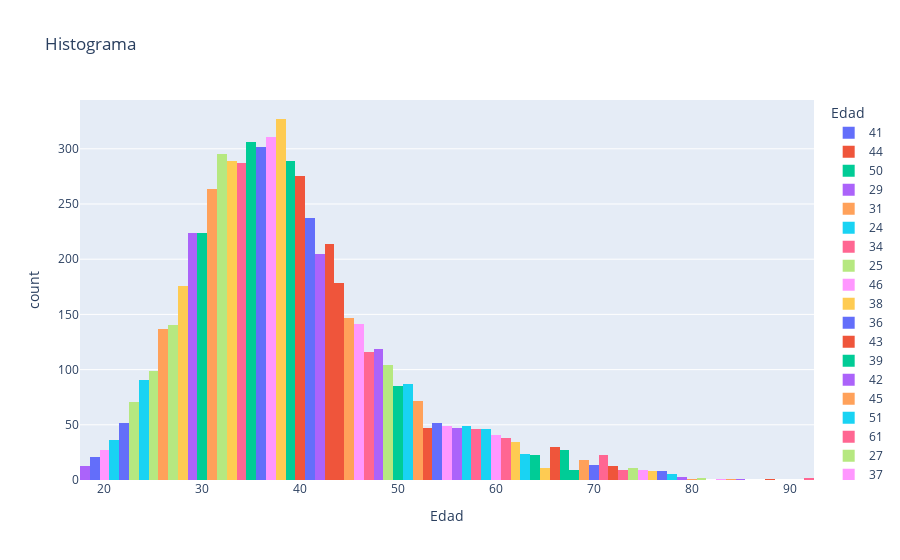

Notebook code cell kept with this figure:
### Code cell
#Histograma
fig = px.histogram(df, x='Edad', title='Histograma',color="Edad")
fig.show()

### Figure 1 — Plotly figure (JSON) as saved in the notebook; plotly's stock layout.template omitted (floating-point values rounded to 4 significant figures; data arrays with more than 128 entries replaced by an {"elided": "..."} marker saying what was removed)
{"data": [{"alignmentgroup": "True", "bingroup": "x", "hovertemplate": "Edad=%{x}<br>count=%{y}<extra></extra>", "legendgroup": "41", "marker": {"color": "#636efa", "pattern": {"shape": ""}}, "name": "41", "offsetgroup": "41", "orientation": "v", "showlegend": true, "type": "histogram", "x": {"elided": "237 int values"}, "xaxis": "x", "yaxis": "y"}, {"alignmentgroup": "True", "bingroup": "x", "hovertemplate": "Edad=%{x}<br>count=%{y}<extra></extra>", "legendgroup": "44", "marker": {"color": "#EF553B", "pattern": {"shape": ""}}, "name": "44", "offsetgroup": "44", "orientation": "v", "showlegend": true, "type": "histogram", "x": {"elided": "178 int values"}, "xaxis": "x", "yaxis": "y"}, {"alignmentgroup": "True", "bingroup": "x", "hovertemplate": "Edad=%{x}<br>count=%{y}<extra></extra>", "legendgroup": "50", "marker": {"color": "#00cc96", "pattern": {"shape": ""}}, "name": "50", "offsetgroup": "50", "orientation": "v", "showlegend": true, "type": "histogram", "x": [50, 50, 50, 50, 50, 50, 50, 50, 50, 50, 50, 50, 50, 50, 50, 50, 50, 50, 50, 50, 50, 50, 50, 50, 50, 50, 50, 50, 50, 50, 50, 50, 50, 50, 50, 50, 50, 50, 50, 50, 50, 50, 50, 50, 50, 50, 50, 50, 50, 50, 50, 50, 50, 50, 50, 50, 50, 50, 50, 50, 50, 50, 50, 50, 50, 50, 50, 50, 50, 50, 50, 50, 50, 50, 50, 50, 50, 50, 50, 50, 50, 50, 50, 50, 50], "xaxis": "x", "yaxis": "y"}, {"alignmentgroup": "True", "bingroup": "x", "hovertemplate": "Edad=%{x}<br>count=%{y}<extra></extra>", "legendgroup": "29", "marker": {"color": "#ab63fa", "pattern": {"shape": ""}}, "name": "29", "offsetgroup": "29", "orientation": "v", "showlegend": true, "type": "histogram", "x": {"elided": "224 int values"}, "xaxis": "x", "yaxis": "y"}, {"alignmentgroup": "True", "bingroup": "x", "hovertemplate": "Edad=%{x}<br>count=%{y}<extra></extra>", "legendgroup": "31", "marker": {"color": "#FFA15A", "pattern": {"shape": ""}}, "name": "31", "offsetgroup": "31", "orientation": "v", "showlegend": true, "type": "histogram", "x": {"elided": "264 int values"}, "xaxis": "x", "yaxis": "y"}, {"alignmentgroup": "True", "bingroup": "x", "hovertemplate": "Edad=%{x}<br>count=%{y}<extra></extra>", "legendgroup": "24", "marker": {"color": "#19d3f3", "pattern": {"shape": ""}}, "name": "24", "offsetgroup": "24", "orientation": "v", "showlegend": true, "type": "histogram", "x": [24, 24, 24, 24, 24, 24, 24, 24, 24, 24, 24, 24, 24, 24, 24, 24, 24, 24, 24, 24, 24, 24, 24, 24, 24, 24, 24, 24, 24, 24, 24, 24, 24, 24, 24, 24, 24, 24, 24, 24, 24, 24, 24, 24, 24, 24, 24, 24, 24, 24, 24, 24, 24, 24, 24, 24, 24, 24, 24, 24, 24, 24, 24, 24, 24, 24, 24, 24, 24, 24, 24, 24, 24, 24, 24, 24, 24, 24, 24, 24, 24, 24, 24, 24, 24, 24, 24, 24, 24, 24, 24], "xaxis": "x", "yaxis": "y"}, {"alignmentgroup": "True", "bingroup": "x", "hovertemplate": "Edad=%{x}<br>count=%{y}<extra></extra>", "legendgroup": "34", "marker": {"color": "#FF6692", "pattern": {"shape": ""}}, "name": "34", "offsetgroup": "34", "orientation": "v", "showlegend": true, "type": "histogram", "x": {"elided": "287 int values"}, "xaxis": "x", "yaxis": "y"}, {"alignmentgroup": "True", "bingroup": "x", "hovertemplate": "Edad=%{x}<br>count=%{y}<extra></extra>", "legendgroup": "25", "marker": {"color": "#B6E880", "pattern": {"shape": ""}}, "name": "25", "offsetgroup": "25", "orientation": "v", "showlegend": true, "type": "histogram", "x": [25, 25, 25, 25, 25, 25, 25, 25, 25, 25, 25, 25, 25, 25, 25, 25, 25, 25, 25, 25, 25, 25, 25, 25, 25, 25, 25, 25, 25, 25, 25, 25, 25, 25, 25, 25, 25, 25, 25, 25, 25, 25, 25, 25, 25, 25, 25, 25, 25, 25, 25, 25, 25, 25, 25, 25, 25, 25, 25, 25, 25, 25, 25, 25, 25, 25, 25, 25, 25, 25, 25, 25, 25, 25, 25, 25, 25, 25, 25, 25, 25, 25, 25, 25, 25, 25, 25, 25, 25, 25, 25, 25, 25, 25, 25, 25, 25, 25, 25], "xaxis": "x", "yaxis": "y"}, {"alignmentgroup": "True", "bingroup": "x", "hovertemplate": "Edad=%{x}<br>count=%{y}<extra></extra>", "legendgroup": "46", "marker": {"color": "#FF97FF", "pattern": {"shape": ""}}, "name": "46", "offsetgroup": "46", "orientation": "v", "showlegend": true, "type": "histogram", "x": {"elided": "141 int values"}, "xaxis": "x", "yaxis": "y"}, {"alignmentgroup": "True", "bingroup": "x", "hovertemplate": "Edad=%{x}<br>count=%{y}<extra></extra>", "legendgroup": "38", "marker": {"color": "#FECB52", "pattern": {"shape": ""}}, "name": "38", "offsetgroup": "38", "orientation": "v", "showlegend": true, "type": "histogram", "x": {"elided": "327 int values"}, "xaxis": "x", "yaxis": "y"}, {"alignmentgroup": "True", "bingroup": "x", "hovertemplate": "Edad=%{x}<br>count=%{y}<extra></extra>", "legendgroup": "36", "marker": {"color": "#636efa", "pattern": {"shape": ""}}, "name": "36", "offsetgroup": "36", "orientation": "v", "showlegend": true, "type": "histogram", "x": {"elided": "302 int values"}, "xaxis": "x", "yaxis": "y"}, {"alignmentgroup": "True", "bingroup": "x", "hovertemplate": "Edad=%{x}<br>count=%{y}<extra></extra>", "legendgroup": "43", "marker": {"color": "#EF553B", "pattern": {"shape": ""}}, "name": "43", "offsetgroup": "43", "orientation": "v", "showlegend": true, "type": "histogram", "x": {"elided": "214 int values"}, "xaxis": "x", "yaxis": "y"}, {"alignmentgroup": "True", "bingroup": "x", "hovertemplate": "Edad=%{x}<br>count=%{y}<extra></extra>", "legendgroup": "39", "marker": {"color": "#00cc96", "pattern": {"shape": ""}}, "name": "39", "offsetgroup": "39", "orientation": "v", "showlegend": true, "type": "histogram", "x": {"elided": "289 int values"}, "xaxis": "x", "yaxis": "y"}, {"alignmentgroup": "True", "bingroup": "x", "hovertemplate": "Edad=%{x}<br>count=%{y}<extra></extra>", "legendgroup": "42", "marker": {"color": "#ab63fa", "pattern": {"shape": ""}}, "name": "42", "offsetgroup": "42", "orientation": "v", "showlegend": true, "type": "histogram", "x": {"elided": "205 int values"}, "xaxis": "x", "yaxis": "y"}, {"alignmentgroup": "True", "bingroup": "x", "hovertemplate": "Edad=%{x}<br>count=%{y}<extra></extra>", "legendgroup": "45", "marker": {"color": "#FFA15A", "pattern": {"shape": ""}}, "name": "45", "offsetgroup": "45", "orientation": "v", "showlegend": true, "type": "histogram", "x": {"elided": "147 int values"}, "xaxis": "x", "yaxis": "y"}, {"alignmentgroup": "True", "bingroup": "x", "hovertemplate": "Edad=%{x}<br>count=%{y}<extra></extra>", "legendgroup": "51", "marker": {"color": "#19d3f3", "pattern": {"shape": ""}}, "name": "51", "offsetgroup": "51", "orientation": "v", "showlegend": true, "type": "histogram", "x": [51, 51, 51, 51, 51, 51, 51, 51, 51, 51, 51, 51, 51, 51, 51, 51, 51, 51, 51, 51, 51, 51, 51, 51, 51, 51, 51, 51, 51, 51, 51, 51, 51, 51, 51, 51, 51, 51, 51, 51, 51, 51, 51, 51, 51, 51, 51, 51, 51, 51, 51, 51, 51, 51, 51, 51, 51, 51, 51, 51, 51, 51, 51, 51, 51, 51, 51, 51, 51, 51, 51, 51, 51, 51, 51, 51, 51, 51, 51, 51, 51, 51, 51, 51, 51, 51, 51], "xaxis": "x", "yaxis": "y"}, {"alignmentgroup": "True", "bingroup": "x", "hovertemplate": "Edad=%{x}<br>count=%{y}<extra></extra>", "legendgroup": "61", "marker": {"color": "#FF6692", "pattern": {"shape": ""}}, "name": "61", "offsetgroup": "61", "orientation": "v", "showlegend": true, "type": "histogram", "x": [61, 61, 61, 61, 61, 61, 61, 61, 61, 61, 61, 61, 61, 61, 61, 61, 61, 61, 61, 61, 61, 61, 61, 61, 61, 61, 61, 61, 61, 61, 61, 61, 61, 61, 61, 61, 61, 61], "xaxis": "x", "yaxis": "y"}, {"alignmentgroup": "True", "bingroup": "x", "hovertemplate": "Edad=%{x}<br>count=%{y}<extra></extra>", "legendgroup": "27", "marker": {"color": "#B6E880", "pattern": {"shape": ""}}, "name": "27", "offsetgroup": "27", "orientation": "v", "showlegend": true, "type": "histogram", "x": {"elided": "140 int values"}, "xaxis": "x", "yaxis": "y"}, {"alignmentgroup": "True", "bingroup": "x", "hovertemplate": "Edad=%{x}<br>count=%{y}<extra></extra>", "legendgroup": "37", "marker": {"color": "#FF97FF", "pattern": {"shape": ""}}, "name": "37", "offsetgroup": "37", "orientation": "v", "showlegend": true, "type": "histogram", "x": {"elided": "311 int values"}, "xaxis": "x", "yaxis": "y"}, {"alignmentgroup": "True", "bingroup": "x", "hovertemplate": "Edad=%{x}<br>count=%{y}<extra></extra>", "legendgroup": "33", "marker": {"color": "#FECB52", "pattern": {"shape": ""}}, "name": "33", "offsetgroup": "33", "orientation": "v", "showlegend": true, "type": "histogram", "x": {"elided": "289 int values"}, "xaxis": "x", "yaxis": "y"}, {"alignmentgroup": "True", "bingroup": "x", "hovertemplate": "Edad=%{x}<br>count=%{y}<extra></extra>", "legendgroup": "19", "marker": {"color": "#636efa", "pattern": {"shape": ""}}, "name": "19", "offsetgroup": "19", "orientation": "v", "showlegend": true, "type": "histogram", "x": [19, 19, 19, 19, 19, 19, 19, 19, 19, 19, 19, 19, 19, 19, 19, 19, 19, 19, 19, 19, 19], "xaxis": "x", "yaxis": "y"}, {"alignmentgroup": "True", "bingroup": "x", "hovertemplate": "Edad=%{x}<br>count=%{y}<extra></extra>", "legendgroup": "66", "marker": {"color": "#EF553B", "pattern": {"shape": ""}}, "name": "66", "offsetgroup": "66", "orientation": "v", "showlegend": true, "type": "histogram", "x": [66, 66, 66, 66, 66, 66, 66, 66, 66, 66, 66, 66, 66, 66, 66, 66, 66, 66, 66, 66, 66, 66, 66, 66, 66, 66, 66, 66, 66, 66], "xaxis": "x", "yaxis": "y"}, {"alignmentgroup": "True", "bingroup": "x", "hovertemplate": "Edad=%{x}<br>count=%{y}<extra></extra>", "legendgroup": "35", "marker": {"color": "#00cc96", "pattern": {"shape": ""}}, "name": "35", "offsetgroup": "35", "orientation": "v", "showlegend": true, "type": "histogram", "x": {"elided": "306 int values"}, "xaxis": "x", "yaxis": "y"}, {"alignmentgroup": "True", "bingroup": "x", "hovertemplate": "Edad=%{x}<br>count=%{y}<extra></extra>", "legendgroup": "56", "marker": {"color": "#ab63fa", "pattern": {"shape": ""}}, "name": "56", "offsetgroup": "56", "orientation": "v", "showlegend": true, "type": "histogram", "x": [56, 56, 56, 56, 56, 56, 56, 56, 56, 56, 56, 56, 56, 56, 56, 56, 56, 56, 56, 56, 56, 56, 56, 56, 56, 56, 56, 56, 56, 56, 56, 56, 56, 56, 56, 56, 56, 56, 56, 56, 56, 56, 56, 56, 56, 56, 56], "xaxis": "x", "yaxis": "y"}, {"alignmentgroup": "True", "bingroup": "x", "hovertemplate": "Edad=%{x}<br>count=%{y}<extra></extra>", "legendgroup": "26", "marker": {"color": "#FFA15A", "pattern": {"shape": ""}}, "name": "26", "offsetgroup": "26", "orientation": "v", "showlegend": true, "type": "histogram", "x": {"elided": "137 int values"}, "xaxis": "x", "yaxis": "y"}, {"alignmentgroup": "True", "bingroup": "x", "hovertemplate": "Edad=%{x}<br>count=%{y}<extra></extra>", "legendgroup": "21", "marker": {"color": "#19d3f3", "pattern": {"shape": ""}}, "name": "21", "offsetgroup": "21", "orientation": "v", "showlegend": true, "type": "histogram", "x": [21, 21, 21, 21, 21, 21, 21, 21, 21, 21, 21, 21, 21, 21, 21, 21, 21, 21, 21, 21, 21, 21, 21, 21, 21, 21, 21, 21, 21, 21, 21, 21, 21, 21, 21, 21], "xaxis": "x", "yaxis": "y"}, {"alignmentgroup": "True", "bingroup": "x", "hovertemplate": "Edad=%{x}<br>count=%{y}<extra></extra>", "legendgroup": "58", "marker": {"color": "#FF6692", "pattern": {"shape": ""}}, "name": "58", "offsetgroup": "58", "orientation": "v", "showlegend": true, "type": "histogram", "x": [58, 58, 58, 58, 58, 58, 58, 58, 58, 58, 58, 58, 58, 58, 58, 58, 58, 58, 58, 58, 58, 58, 58, 58, 58, 58, 58, 58, 58, 58, 58, 58, 58, 58, 58, 58, 58, 58, 58, 58, 58, 58, 58, 58, 58, 58], "xaxis": "x", "yaxis": "y"}, {"alignmentgroup": "True", "bingroup": "x", "hovertemplate": "Edad=%{x}<br>count=%{y}<extra></extra>", "legendgroup": "32", "marker": {"color": "#B6E880", "pattern": {"shape": ""}}, "name": "32", "offsetgroup": "32", "orientation": "v", "showlegend": true, "type": "histogram", "x": {"elided": "295 int values"}, "xaxis": "x", "yaxis": "y"}, {"alignmentgroup": "True", "bingroup": "x", "hovertemplate": "Edad=%{x}<br>count=%{y}<extra></extra>", "legendgroup": "75", "marker": {"color": "#FF97FF", "pattern": {"shape": ""}}, "name": "75", "offsetgroup": "75", "orientation": "v", "showlegend": true, "type": "histogram", "x": [75, 75, 75, 75, 75, 75, 75, 75, 75], "xaxis": "x", "yaxis": "y"}, {"alignmentgroup": "True", "bingroup": "x", "hovertemplate": "Edad=%{x}<br>count=%{y}<extra></extra>", "legendgroup": "28", "marker": {"color": "#FECB52", "pattern": {"shape": ""}}, "name": "28", "offsetgroup": "28", "orientation": "v", "showlegend": true, "type": "histogram", "x": {"elided": "176 int values"}, "xaxis": "x", "yaxis": "y"}, {"alignmentgroup": "True", "bingroup": "x", "hovertemplate": "Edad=%{x}<br>count=%{y}<extra></extra>", "legendgroup": "22", "marker": {"color": "#636efa", "pattern": {"shape": ""}}, "name": "22", "offsetgroup": "22", "orientation": "v", "showlegend": true, "type": "histogram", "x": [22, 22, 22, 22, 22, 22, 22, 22, 22, 22, 22, 22, 22, 22, 22, 22, 22, 22, 22, 22, 22, 22, 22, 22, 22, 22, 22, 22, 22, 22, 22, 22, 22, 22, 22, 22, 22, 22, 22, 22, 22, 22, 22, 22, 22, 22, 22, 22, 22, 22, 22, 22], "xaxis": "x", "yaxis": "y"}, {"alignmentgroup": "True", "bingroup": "x", "hovertemplate": "Edad=%{x}<br>count=%{y}<extra></extra>", "legendgroup": "40", "marker": {"color": "#EF553B", "pattern": {"shape": ""}}, "name": "40", "offsetgroup": "40", "orientation": "v", "showlegend": true, "type": "histogram", "x": {"elided": "275 int values"}, "xaxis": "x", "yaxis": "y"}, {"alignmentgroup": "True", "bingroup": "x", "hovertemplate": "Edad=%{x}<br>count=%{y}<extra></extra>", "legendgroup": "30", "marker": {"color": "#00cc96", "pattern": {"shape": ""}}, "name": "30", "offsetgroup": "30", "orientation": "v", "showlegend": true, "type": "histogram", "x": {"elided": "224 int values"}, "xaxis": "x", "yaxis": "y"}, {"alignmentgroup": "True", "bingroup": "x", "hovertemplate": "Edad=%{x}<br>count=%{y}<extra></extra>", "legendgroup": "48", "marker": {"color": "#ab63fa", "pattern": {"shape": ""}}, "name": "48", "offsetgroup": "48", "orientation": "v", "showlegend": true, "type": "histogram", "x": [48, 48, 48, 48, 48, 48, 48, 48, 48, 48, 48, 48, 48, 48, 48, 48, 48, 48, 48, 48, 48, 48, 48, 48, 48, 48, 48, 48, 48, 48, 48, 48, 48, 48, 48, 48, 48, 48, 48, 48, 48, 48, 48, 48, 48, 48, 48, 48, 48, 48, 48, 48, 48, 48, 48, 48, 48, 48, 48, 48, 48, 48, 48, 48, 48, 48, 48, 48, 48, 48, 48, 48, 48, 48, 48, 48, 48, 48, 48, 48, 48, 48, 48, 48, 48, 48, 48, 48, 48, 48, 48, 48, 48, 48, 48, 48, 48, 48, 48, 48, 48, 48, 48, 48, 48, 48, 48, 48, 48, 48, 48, 48, 48, 48, 48, 48, 48, 48, 48], "xaxis": "x", "yaxis": "y"}, {"alignmentgroup": "True", "bingroup": "x", "hovertemplate": "Edad=%{x}<br>count=%{y}<extra></extra>", "legendgroup": "52", "marker": {"color": "#FFA15A", "pattern": {"shape": ""}}, "name": "52", "offsetgroup": "52", "orientation": "v", "showlegend": true, "type": "histogram", "x": [52, 52, 52, 52, 52, 52, 52, 52, 52, 52, 52, 52, 52, 52, 52, 52, 52, 52, 52, 52, 52, 52, 52, 52, 52, 52, 52, 52, 52, 52, 52, 52, 52, 52, 52, 52, 52, 52, 52, 52, 52, 52, 52, 52, 52, 52, 52, 52, 52, 52, 52, 52, 52, 52, 52, 52, 52, 52, 52, 52, 52, 52, 52, 52, 52, 52, 52, 52, 52, 52, 52, 52], "xaxis": "x", "yaxis": "y"}, {"alignmentgroup": "True", "bingroup": "x", "hovertemplate": "Edad=%{x}<br>count=%{y}<extra></extra>", "legendgroup": "57", "marker": {"color": "#19d3f3", "pattern": {"shape": ""}}, "name": "57", "offsetgroup": "57", "orientation": "v", "showlegend": true, "type": "histogram", "x": [57, 57, 57, 57, 57, 57, 57, 57, 57, 57, 57, 57, 57, 57, 57, 57, 57, 57, 57, 57, 57, 57, 57, 57, 57, 57, 57, 57, 57, 57, 57, 57, 57, 57, 57, 57, 57, 57, 57, 57, 57, 57, 57, 57, 57, 57, 57, 57, 57], "xaxis": "x", "yaxis": "y"}, {"alignmentgroup": "True", "bingroup": "x", "hovertemplate": "Edad=%{x}<br>count=%{y}<extra></extra>", "legendgroup": "73", "marker": {"color": "#FF6692", "pattern": {"shape": ""}}, "name": "73", "offsetgroup": "73", "orientation": "v", "showlegend": true, "type": "histogram", "x": [73, 73, 73, 73, 73, 73, 73, 73, 73], "xaxis": "x", "yaxis": "y"}, {"alignmentgroup": "True", "bingroup": "x", "hovertemplate": "Edad=%{x}<br>count=%{y}<extra></extra>", "legendgroup": "49", "marker": {"color": "#B6E880", "pattern": {"shape": ""}}, "name": "49", "offsetgroup": "49", "orientation": "v", "showlegend": true, "type": "histogram", "x": [49, 49, 49, 49, 49, 49, 49, 49, 49, 49, 49, 49, 49, 49, 49, 49, 49, 49, 49, 49, 49, 49, 49, 49, 49, 49, 49, 49, 49, 49, 49, 49, 49, 49, 49, 49, 49, 49, 49, 49, 49, 49, 49, 49, 49, 49, 49, 49, 49, 49, 49, 49, 49, 49, 49, 49, 49, 49, 49, 49, 49, 49, 49, 49, 49, 49, 49, 49, 49, 49, 49, 49, 49, 49, 49, 49, 49, 49, 49, 49, 49, 49, 49, 49, 49, 49, 49, 49, 49, 49, 49, 49, 49, 49, 49, 49, 49, 49, 49, 49, 49, 49, 49, 49], "xaxis": "x", "yaxis": "y"}, {"alignmentgroup": "True", "bingroup": "x", "hovertemplate": "Edad=%{x}<br>count=%{y}<extra></extra>", "legendgroup": "55", "marker": {"color": "#FF97FF", "pattern": {"shape": ""}}, "name": "55", "offsetgroup": "55", "orientation": "v", "showlegend": true, "type": "histogram", "x": [55, 55, 55, 55, 55, 55, 55, 55, 55, 55, 55, 55, 55, 55, 55, 55, 55, 55, 55, 55, 55, 55, 55, 55, 55, 55, 55, 55, 55, 55, 55, 55, 55, 55, 55, 55, 55, 55, 55, 55, 55, 55, 55, 55, 55, 55, 55, 55, 55], "xaxis": "x", "yaxis": "y"}, {"alignmentgroup": "True", "bingroup": "x", "hovertemplate": "Edad=%{x}<br>count=%{y}<extra></extra>", "legendgroup": "65", "marker": {"color": "#FECB52", "pattern": {"shape": ""}}, "name": "65", "offsetgroup": "65", "orientation": "v", "showlegend": true, "type": "histogram", "x": [65, 65, 65, 65, 65, 65, 65, 65, 65, 65, 65], "xaxis": "x", "yaxis": "y"}, {"alignmentgroup": "True", "bingroup": "x", "hovertemplate": "Edad=%{x}<br>count=%{y}<extra></extra>", "legendgroup": "54", "marker": {"color": "#636efa", "pattern": {"shape": ""}}, "name": "54", "offsetgroup": "54", "orientation": "v", "showlegend": true, "type": "histogram", "x": [54, 54, 54, 54, 54, 54, 54, 54, 54, 54, 54, 54, 54, 54, 54, 54, 54, 54, 54, 54, 54, 54, 54, 54, 54, 54, 54, 54, 54, 54, 54, 54, 54, 54, 54, 54, 54, 54, 54, 54, 54, 54, 54, 54, 54, 54, 54, 54, 54, 54, 54, 54], "xaxis": "x", "yaxis": "y"}, {"alignmentgroup": "True", "bingroup": "x", "hovertemplate": "Edad=%{x}<br>count=%{y}<extra></extra>", "legendgroup": "72", "marker": {"color": "#EF553B", "pattern": {"shape": ""}}, "name": "72", "offsetgroup": "72", "orientation": "v", "showlegend": true, "type": "histogram", "x": [72, 72, 72, 72, 72, 72, 72, 72, 72, 72, 72, 72, 72], "xaxis": "x", "yaxis": "y"}, {"alignmentgroup": "True", "bingroup": "x", "hovertemplate": "Edad=%{x}<br>count=%{y}<extra></extra>", "legendgroup": "67", "marker": {"color": "#00cc96", "pattern": {"shape": ""}}, "name": "67", "offsetgroup": "67", "orientation": "v", "showlegend": true, "type": "histogram", "x": [67, 67, 67, 67, 67, 67, 67, 67, 67, 67, 67, 67, 67, 67, 67, 67, 67, 67, 67, 67, 67, 67, 67, 67, 67, 67, 67], "xaxis": "x", "yaxis": "y"}, {"alignmentgroup": "True", "bingroup": "x", "hovertemplate": "Edad=%{x}<br>count=%{y}<extra></extra>", "legendgroup": "79", "marker": {"color": "#ab63fa", "pattern": {"shape": ""}}, "name": "79", "offsetgroup": "79", "orientation": "v", "showlegend": true, "type": "histogram", "x": [79, 79, 79], "xaxis": "x", "yaxis": "y"}, {"alignmentgroup": "True", "bingroup": "x", "hovertemplate": "Edad=%{x}<br>count=%{y}<extra></extra>", "legendgroup": "80", "marker": {"color": "#FFA15A", "pattern": {"shape": ""}}, "name": "80", "offsetgroup": "80", "orientation": "v", "showlegend": true, "type": "histogram", "x": [80], "xaxis": "x", "yaxis": "y"}, {"alignmentgroup": "True", "bingroup": "x", "hovertemplate": "Edad=%{x}<br>count=%{y}<extra></extra>", "legendgroup": "59", "marker": {"color": "#19d3f3", "pattern": {"shape": ""}}, "name": "59", "offsetgroup": "59", "orientation": "v", "showlegend": true, "type": "histogram", "x": [59, 59, 59, 59, 59, 59, 59, 59, 59, 59, 59, 59, 59, 59, 59, 59, 59, 59, 59, 59, 59, 59, 59, 59, 59, 59, 59, 59, 59, 59, 59, 59, 59, 59, 59, 59, 59, 59, 59, 59, 59, 59, 59, 59, 59, 59], "xaxis": "x", "yaxis": "y"}, {"alignmentgroup": "True", "bingroup": "x", "hovertemplate": "Edad=%{x}<br>count=%{y}<extra></extra>", "legendgroup": "47", "marker": {"color": "#FF6692", "pattern": {"shape": ""}}, "name": "47", "offsetgroup": "47", "orientation": "v", "showlegend": true, "type": "histogram", "x": [47, 47, 47, 47, 47, 47, 47, 47, 47, 47, 47, 47, 47, 47, 47, 47, 47, 47, 47, 47, 47, 47, 47, 47, 47, 47, 47, 47, 47, 47, 47, 47, 47, 47, 47, 47, 47, 47, 47, 47, 47, 47, 47, 47, 47, 47, 47, 47, 47, 47, 47, 47, 47, 47, 47, 47, 47, 47, 47, 47, 47, 47, 47, 47, 47, 47, 47, 47, 47, 47, 47, 47, 47, 47, 47, 47, 47, 47, 47, 47, 47, 47, 47, 47, 47, 47, 47, 47, 47, 47, 47, 47, 47, 47, 47, 47, 47, 47, 47, 47, 47, 47, 47, 47, 47, 47, 47, 47, 47, 47, 47, 47, 47, 47, 47, 47], "xaxis": "x", "yaxis": "y"}, {"alignmentgroup": "True", "bingroup": "x", "hovertemplate": "Edad=%{x}<br>count=%{y}<extra></extra>", "legendgroup": "23", "marker": {"color": "#B6E880", "pattern": {"shape": ""}}, "name": "23", "offsetgroup": "23", "orientation": "v", "showlegend": true, "type": "histogram", "x": [23, 23, 23, 23, 23, 23, 23, 23, 23, 23, 23, 23, 23, 23, 23, 23, 23, 23, 23, 23, 23, 23, 23, 23, 23, 23, 23, 23, 23, 23, 23, 23, 23, 23, 23, 23, 23, 23, 23, 23, 23, 23, 23, 23, 23, 23, 23, 23, 23, 23, 23, 23, 23, 23, 23, 23, 23, 23, 23, 23, 23, 23, 23, 23, 23, 23, 23, 23, 23, 23, 23], "xaxis": "x", "yaxis": "y"}, {"alignmentgroup": "True", "bingroup": "x", "hovertemplate": "Edad=%{x}<br>count=%{y}<extra></extra>", "legendgroup": "60", "marker": {"color": "#FF97FF", "pattern": {"shape": ""}}, "name": "60", "offsetgroup": "60", "orientation": "v", "showlegend": true, "type": "histogram", "x": [60, 60, 60, 60, 60, 60, 60, 60, 60, 60, 60, 60, 60, 60, 60, 60, 60, 60, 60, 60, 60, 60, 60, 60, 60, 60, 60, 60, 60, 60, 60, 60, 60, 60, 60, 60, 60, 60, 60, 60, 60], "xaxis": "x", "yaxis": "y"}, {"alignmentgroup": "True", "bingroup": "x", "hovertemplate": "Edad=%{x}<br>count=%{y}<extra></extra>", "legendgroup": "62", "marker": {"color": "#FECB52", "pattern": {"shape": ""}}, "name": "62", "offsetgroup": "62", "orientation": "v", "showlegend": true, "type": "histogram", "x": [62, 62, 62, 62, 62, 62, 62, 62, 62, 62, 62, 62, 62, 62, 62, 62, 62, 62, 62, 62, 62, 62, 62, 62, 62, 62, 62, 62, 62, 62, 62, 62, 62, 62], "xaxis": "x", "yaxis": "y"}, {"alignmentgroup": "True", "bingroup": "x", "hovertemplate": "Edad=%{x}<br>count=%{y}<extra></extra>", "legendgroup": "70", "marker": {"color": "#636efa", "pattern": {"shape": ""}}, "name": "70", "offsetgroup": "70", "orientation": "v", "showlegend": true, "type": "histogram", "x": [70, 70, 70, 70, 70, 70, 70, 70, 70, 70, 70, 70, 70, 70], "xaxis": "x", "yaxis": "y"}, {"alignmentgroup": "True", "bingroup": "x", "hovertemplate": "Edad=%{x}<br>count=%{y}<extra></extra>", "legendgroup": "53", "marker": {"color": "#EF553B", "pattern": {"shape": ""}}, "name": "53", "offsetgroup": "53", "orientation": "v", "showlegend": true, "type": "histogram", "x": [53, 53, 53, 53, 53, 53, 53, 53, 53, 53, 53, 53, 53, 53, 53, 53, 53, 53, 53, 53, 53, 53, 53, 53, 53, 53, 53, 53, 53, 53, 53, 53, 53, 53, 53, 53, 53, 53, 53, 53, 53, 53, 53, 53, 53, 53, 53], "xaxis": "x", "yaxis": "y"}, {"alignmentgroup": "True", "bingroup": "x", "hovertemplate": "Edad=%{x}<br>count=%{y}<extra></extra>", "legendgroup": "64", "marker": {"color": "#00cc96", "pattern": {"shape": ""}}, "name": "64", "offsetgroup": "64", "orientation": "v", "showlegend": true, "type": "histogram", "x": [64, 64, 64, 64, 64, 64, 64, 64, 64, 64, 64, 64, 64, 64, 64, 64, 64, 64, 64, 64, 64, 64, 64], "xaxis": "x", "yaxis": "y"}, {"alignmentgroup": "True", "bingroup": "x", "hovertemplate": "Edad=%{x}<br>count=%{y}<extra></extra>", "legendgroup": "18", "marker": {"color": "#ab63fa", "pattern": {"shape": ""}}, "name": "18", "offsetgroup": "18", "orientation": "v", "showlegend": true, "type": "histogram", "x": [18, 18, 18, 18, 18, 18, 18, 18, 18, 18, 18, 18, 18], "xaxis": "x", "yaxis": "y"}, {"alignmentgroup": "True", "bingroup": "x", "hovertemplate": "Edad=%{x}<br>count=%{y}<extra></extra>", "legendgroup": "69", "marker": {"color": "#FFA15A", "pattern": {"shape": ""}}, "name": "69", "offsetgroup": "69", "orientation": "v", "showlegend": true, "type": "histogram", "x": [69, 69, 69, 69, 69, 69, 69, 69, 69, 69, 69, 69, 69, 69, 69, 69, 69, 69], "xaxis": "x", "yaxis": "y"}, {"alignmentgroup": "True", "bingroup": "x", "hovertemplate": "Edad=%{x}<br>count=%{y}<extra></extra>", "legendgroup": "63", "marker": {"color": "#19d3f3", "pattern": {"shape": ""}}, "name": "63", "offsetgroup": "63", "orientation": "v", "showlegend": true, "type": "histogram", "x": [63, 63, 63, 63, 63, 63, 63, 63, 63, 63, 63, 63, 63, 63, 63, 63, 63, 63, 63, 63, 63, 63, 63, 63], "xaxis": "x", "yaxis": "y"}, {"alignmentgroup": "True", "bingroup": "x", "hovertemplate": "Edad=%{x}<br>count=%{y}<extra></extra>", "legendgroup": "71", "marker": {"color": "#FF6692", "pattern": {"shape": ""}}, "name": "71", "offsetgroup": "71", "orientation": "v", "showlegend": true, "type": "histogram", "x": [71, 71, 71, 71, 71, 71, 71, 71, 71, 71, 71, 71, 71, 71, 71, 71, 71, 71, 71, 71, 71, 71, 71], "xaxis": "x", "yaxis": "y"}, {"alignmentgroup": "True", "bingroup": "x", "hovertemplate": "Edad=%{x}<br>count=%{y}<extra></extra>", "legendgroup": "74", "marker": {"color": "#B6E880", "pattern": {"shape": ""}}, "name": "74", "offsetgroup": "74", "orientation": "v", "showlegend": true, "type": "histogram", "x": [74, 74, 74, 74, 74, 74, 74, 74, 74, 74, 74], "xaxis": "x", "yaxis": "y"}, {"alignmentgroup": "True", "bingroup": "x", "hovertemplate": "Edad=%{x}<br>count=%{y}<extra></extra>", "legendgroup": "20", "marker": {"color": "#FF97FF", "pattern": {"shape": ""}}, "name": "20", "offsetgroup": "20", "orientation": "v", "showlegend": true, "type": "histogram", "x": [20, 20, 20, 20, 20, 20, 20, 20, 20, 20, 20, 20, 20, 20, 20, 20, 20, 20, 20, 20, 20, 20, 20, 20, 20, 20, 20], "xaxis": "x", "yaxis": "y"}, {"alignmentgroup": "True", "bingroup": "x", "hovertemplate": "Edad=%{x}<br>count=%{y}<extra></extra>", "legendgroup": "76", "marker": {"color": "#FECB52", "pattern": {"shape": ""}}, "name": "76", "offsetgroup": "76", "orientation": "v", "showlegend": true, "type": "histogram", "x": [76, 76, 76, 76, 76, 76, 76, 76], "xaxis": "x", "yaxis": "y"}, {"alignmentgroup": "True", "bingroup": "x", "hovertemplate": "Edad=%{x}<br>count=%{y}<extra></extra>", "legendgroup": "77", "marker": {"color": "#636efa", "pattern": {"shape": ""}}, "name": "77", "offsetgroup": "77", "orientation": "v", "showlegend": true, "type": "histogram", "x": [77, 77, 77, 77, 77, 77, 77, 77], "xaxis": "x", "yaxis": "y"}, {"alignmentgroup": "True", "bingroup": "x", "hovertemplate": "Edad=%{x}<br>count=%{y}<extra></extra>", "legendgroup": "88", "marker": {"color": "#EF553B", "pattern": {"shape": ""}}, "name": "88", "offsetgroup": "88", "orientation": "v", "showlegend": true, "type": "histogram", "x": [88], "xaxis": "x", "yaxis": "y"}, {"alignmentgroup": "True", "bingroup": "x", "hovertemplate": "Edad=%{x}<br>count=%{y}<extra></extra>", "legendgroup": "68", "marker": {"color": "#00cc96", "pattern": {"shape": ""}}, "name": "68", "offsetgroup": "68", "orientation": "v", "showlegend": true, "type": "histogram", "x": [68, 68, 68, 68, 68, 68, 68, 68, 68], "xaxis": "x", "yaxis": "y"}, {"alignmentgroup": "True", "bingroup": "x", "hovertemplate": "Edad=%{x}<br>count=%{y}<extra></extra>", "legendgroup": "85", "marker": {"color": "#ab63fa", "pattern": {"shape": ""}}, "name": "85", "offsetgroup": "85", "orientation": "v", "showlegend": true, "type": "histogram", "x": [85], "xaxis": "x", "yaxis": "y"}, {"alignmentgroup": "True", "bingroup": "x", "hovertemplate": "Edad=%{x}<br>count=%{y}<extra></extra>", "legendgroup": "84", "marker": {"color": "#FFA15A", "pattern": {"shape": ""}}, "name": "84", "offsetgroup": "84", "orientation": "v", "showlegend": true, "type": "histogram", "x": [84], "xaxis": "x", "yaxis": "y"}, {"alignmentgroup": "True", "bingroup": "x", "hovertemplate": "Edad=%{x}<br>count=%{y}<extra></extra>", "legendgroup": "78", "marker": {"color": "#19d3f3", "pattern": {"shape": ""}}, "name": "78", "offsetgroup": "78", "orientation": "v", "showlegend": true, "type": "histogram", "x": [78, 78, 78, 78, 78], "xaxis": "x", "yaxis": "y"}, {"alignmentgroup": "True", "bingroup": "x", "hovertemplate": "Edad=%{x}<br>count=%{y}<extra></extra>", "legendgroup": "92", "marker": {"color": "#FF6692", "pattern": {"shape": ""}}, "name": "92", "offsetgroup": "92", "orientation": "v", "showlegend": true, "type": "histogram", "x": [92, 92], "xaxis": "x", "yaxis": "y"}, {"alignmentgroup": "True", "bingroup": "x", "hovertemplate": "Edad=%{x}<br>count=%{y}<extra></extra>", "legendgroup": "81", "marker": {"color": "#B6E880", "pattern": {"shape": ""}}, "name": "81", "offsetgroup": "81", "orientation": "v", "showlegend": true, "type": "histogram", "x": [81, 81], "xaxis": "x", "yaxis": "y"}, {"alignmentgroup": "True", "bingroup": "x", "hovertemplate": "Edad=%{x}<br>count=%{y}<extra></extra>", "legendgroup": "83", "marker": {"color": "#FF97FF", "pattern": {"shape": ""}}, "name": "83", "offsetgroup": "83", "orientation": "v", "showlegend": true, "type": "histogram", "x": [83], "xaxis": "x", "yaxis": "y"}], "layout": {"barmode": "relative", "legend": {"title": {"text": "Edad"}, "tracegroupgap": 0}, "title": {"text": "Histograma"}, "xaxis": {"anchor": "y", "categoryarray": [41, 44, 50, 29, 31, 24, 34, 25, 46, 38, 36, 43, 39, 42, 45, 51, 61, 27, 37, 33, 19, 66, 35, 56, 26, 21, 58, 32, 75, 28, 22, 40, 30, 48, 52, 57, 73, 49, 55, 65, 54, 72, 67, 79, 80, 59, 47, 23, 60, 62, 70, 53, 64, 18, 69, 63, 71, 74, 20, 76, 77, 88, 68, 85, 84, 78, 92, 81, 83], "categoryorder": "array", "domain": [0, 1], "title": {"text": "Edad"}}, "yaxis": {"anchor": "x", "domain": [0, 1], "title": {"text": "count"}}}}
